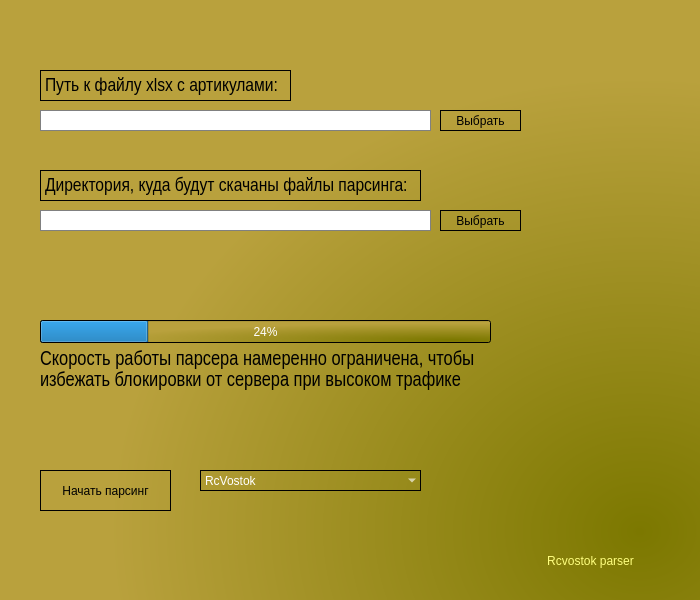
<?xml version="1.0" encoding="UTF-8"?>
<ui version="4.0">
 <class>MainWindow</class>
 <widget class="QMainWindow" name="MainWindow">
  <property name="enabled">
   <bool>true</bool>
  </property>
  <property name="geometry">
   <rect>
    <x>0</x>
    <y>0</y>
    <width>700</width>
    <height>600</height>
   </rect>
  </property>
  <property name="sizePolicy">
   <sizepolicy hsizetype="Fixed" vsizetype="Fixed">
    <horstretch>0</horstretch>
    <verstretch>0</verstretch>
   </sizepolicy>
  </property>
  <property name="minimumSize">
   <size>
    <width>700</width>
    <height>600</height>
   </size>
  </property>
  <property name="maximumSize">
   <size>
    <width>700</width>
    <height>600</height>
   </size>
  </property>
  <property name="font">
   <font>
    <family>Arial Narrow</family>
    <pointsize>14</pointsize>
   </font>
  </property>
  <property name="windowTitle">
   <string>Парсер</string>
  </property>
  <property name="styleSheet">
   <string notr="true">background-color: qradialgradient(spread:pad, cx:0.91, cy:0.881045, radius:0.766, fx:0.914091, fy:0.886, stop:0 rgba(124, 120, 0, 255), stop:0.982955 rgba(185, 161, 61, 255));</string>
  </property>
  <property name="tabShape">
   <enum>QTabWidget::Rounded</enum>
  </property>
  <widget class="QWidget" name="centralwidget">
   <property name="enabled">
    <bool>true</bool>
   </property>
   <widget class="QLabel" name="label_vendors">
    <property name="geometry">
     <rect>
      <x>40</x>
      <y>70</y>
      <width>251</width>
      <height>31</height>
     </rect>
    </property>
    <property name="sizePolicy">
     <sizepolicy hsizetype="Fixed" vsizetype="Fixed">
      <horstretch>0</horstretch>
      <verstretch>0</verstretch>
     </sizepolicy>
    </property>
    <property name="font">
     <font>
      <family>Arial Narrow</family>
      <pointsize>14</pointsize>
     </font>
    </property>
    <property name="styleSheet">
     <string notr="true">color: rgb(0, 0, 0);
background-color: rgba(0, 0, 0, 0);
</string>
    </property>
    <property name="frameShape">
     <enum>QFrame::Box</enum>
    </property>
    <property name="text">
     <string>Путь к файлу xlsx с артикулами:</string>
    </property>
   </widget>
   <widget class="QLineEdit" name="line_edit_vendors">
    <property name="geometry">
     <rect>
      <x>40</x>
      <y>110</y>
      <width>391</width>
      <height>21</height>
     </rect>
    </property>
    <property name="styleSheet">
     <string notr="true">background-color: rgb(255, 255, 255);
color: rgb(0, 0, 0);
border: 1px solid gray;</string>
    </property>
    <property name="readOnly">
     <bool>true</bool>
    </property>
   </widget>
   <widget class="QPushButton" name="button_choose_vendors">
    <property name="geometry">
     <rect>
      <x>440</x>
      <y>110</y>
      <width>81</width>
      <height>21</height>
     </rect>
    </property>
    <property name="sizePolicy">
     <sizepolicy hsizetype="Fixed" vsizetype="Fixed">
      <horstretch>0</horstretch>
      <verstretch>0</verstretch>
     </sizepolicy>
    </property>
    <property name="styleSheet">
     <string notr="true">color: rgb(0, 0, 0);
background-color: rgba(255, 255, 255, 0);
font: 14pt &quot;Arial Narrow&quot;;
border: 1px solid black;</string>
    </property>
    <property name="text">
     <string>Выбрать</string>
    </property>
   </widget>
   <widget class="QLineEdit" name="line_edit_download">
    <property name="geometry">
     <rect>
      <x>40</x>
      <y>210</y>
      <width>391</width>
      <height>21</height>
     </rect>
    </property>
    <property name="styleSheet">
     <string notr="true">background-color: rgb(255, 255, 255);
color: rgb(0, 0, 0);
border: 1px solid gray;</string>
    </property>
    <property name="readOnly">
     <bool>true</bool>
    </property>
   </widget>
   <widget class="QPushButton" name="button_choose_download">
    <property name="geometry">
     <rect>
      <x>440</x>
      <y>210</y>
      <width>81</width>
      <height>21</height>
     </rect>
    </property>
    <property name="sizePolicy">
     <sizepolicy hsizetype="Fixed" vsizetype="Fixed">
      <horstretch>0</horstretch>
      <verstretch>0</verstretch>
     </sizepolicy>
    </property>
    <property name="styleSheet">
     <string notr="true">color: rgb(0, 0, 0);
background-color: rgba(255, 255, 255, 0);
font: 14pt &quot;Arial Narrow&quot;;
border: 1px solid black;</string>
    </property>
    <property name="text">
     <string>Выбрать</string>
    </property>
   </widget>
   <widget class="QLabel" name="label_download">
    <property name="geometry">
     <rect>
      <x>40</x>
      <y>170</y>
      <width>381</width>
      <height>31</height>
     </rect>
    </property>
    <property name="sizePolicy">
     <sizepolicy hsizetype="Fixed" vsizetype="Fixed">
      <horstretch>0</horstretch>
      <verstretch>0</verstretch>
     </sizepolicy>
    </property>
    <property name="font">
     <font>
      <family>Arial Narrow</family>
      <pointsize>14</pointsize>
     </font>
    </property>
    <property name="styleSheet">
     <string notr="true">color: rgb(0, 0, 0);
background-color: rgba(0, 0, 0, 0);
</string>
    </property>
    <property name="frameShape">
     <enum>QFrame::Box</enum>
    </property>
    <property name="text">
     <string>Директория, куда будут скачаны файлы парсинга:</string>
    </property>
   </widget>
   <widget class="QLabel" name="label_parser_site">
    <property name="geometry">
     <rect>
      <x>480</x>
      <y>520</y>
      <width>221</width>
      <height>81</height>
     </rect>
    </property>
    <property name="sizePolicy">
     <sizepolicy hsizetype="Fixed" vsizetype="Fixed">
      <horstretch>0</horstretch>
      <verstretch>0</verstretch>
     </sizepolicy>
    </property>
    <property name="styleSheet">
     <string notr="true">color: rgb(255, 255, 127);
background-color: rgba(255, 255, 255, 0);
font: 22pt &quot;Arial Narrow&quot;;</string>
    </property>
    <property name="text">
     <string>Rcvostok parser</string>
    </property>
    <property name="alignment">
     <set>Qt::AlignCenter</set>
    </property>
   </widget>
   <widget class="QProgressBar" name="progress_bar">
    <property name="geometry">
     <rect>
      <x>40</x>
      <y>320</y>
      <width>451</width>
      <height>23</height>
     </rect>
    </property>
    <property name="styleSheet">
     <string notr="true">color: rgb(255, 255, 255);
font: 11pt &quot;Arial Narrow&quot;;</string>
    </property>
    <property name="value">
     <number>24</number>
    </property>
   </widget>
   <widget class="QPushButton" name="button_start">
    <property name="geometry">
     <rect>
      <x>40</x>
      <y>470</y>
      <width>131</width>
      <height>41</height>
     </rect>
    </property>
    <property name="sizePolicy">
     <sizepolicy hsizetype="Fixed" vsizetype="Fixed">
      <horstretch>0</horstretch>
      <verstretch>0</verstretch>
     </sizepolicy>
    </property>
    <property name="styleSheet">
     <string notr="true">color: rgb(0, 0, 0);
background-color: rgba(255, 255, 255, 0);
font: 14pt &quot;Arial Narrow&quot;;
border: 1px solid black;
</string>
    </property>
    <property name="text">
     <string>Начать парсинг</string>
    </property>
   </widget>
   <widget class="QLabel" name="label_pb_tip">
    <property name="geometry">
     <rect>
      <x>40</x>
      <y>340</y>
      <width>491</width>
      <height>61</height>
     </rect>
    </property>
    <property name="sizePolicy">
     <sizepolicy hsizetype="Fixed" vsizetype="Fixed">
      <horstretch>0</horstretch>
      <verstretch>0</verstretch>
     </sizepolicy>
    </property>
    <property name="font">
     <font>
      <family>Arial Narrow</family>
      <pointsize>15</pointsize>
      <weight>50</weight>
      <italic>false</italic>
      <bold>false</bold>
     </font>
    </property>
    <property name="styleSheet">
     <string notr="true">color: rgb(0, 0, 0);
font: 15pt &quot;Arial Narrow&quot;;
background-color: rgba(0, 0, 0, 0);
</string>
    </property>
    <property name="frameShape">
     <enum>QFrame::NoFrame</enum>
    </property>
    <property name="text">
     <string>Скорость работы парсера намеренно ограничена, чтобы
избежать блокировки от сервера при высоком трафике</string>
    </property>
   </widget>
   <widget class="QComboBox" name="choose_parser_cb">
    <property name="geometry">
     <rect>
      <x>200</x>
      <y>470</y>
      <width>221</width>
      <height>21</height>
     </rect>
    </property>
    <property name="sizePolicy">
     <sizepolicy hsizetype="Fixed" vsizetype="Fixed">
      <horstretch>0</horstretch>
      <verstretch>0</verstretch>
     </sizepolicy>
    </property>
    <property name="styleSheet">
     <string notr="true">color: rgb(255, 255, 255);
background-color: rgba(255, 255, 255, 0);
font: 14pt &quot;Arial Narrow&quot;;
border: 1px solid black;</string>
    </property>
    <item>
     <property name="text">
      <string>RcVostok</string>
     </property>
    </item>
    <item>
     <property name="text">
      <string>Galamart</string>
     </property>
    </item>
   </widget>
  </widget>
 </widget>
 <resources/>
 <connections/>
</ui>
